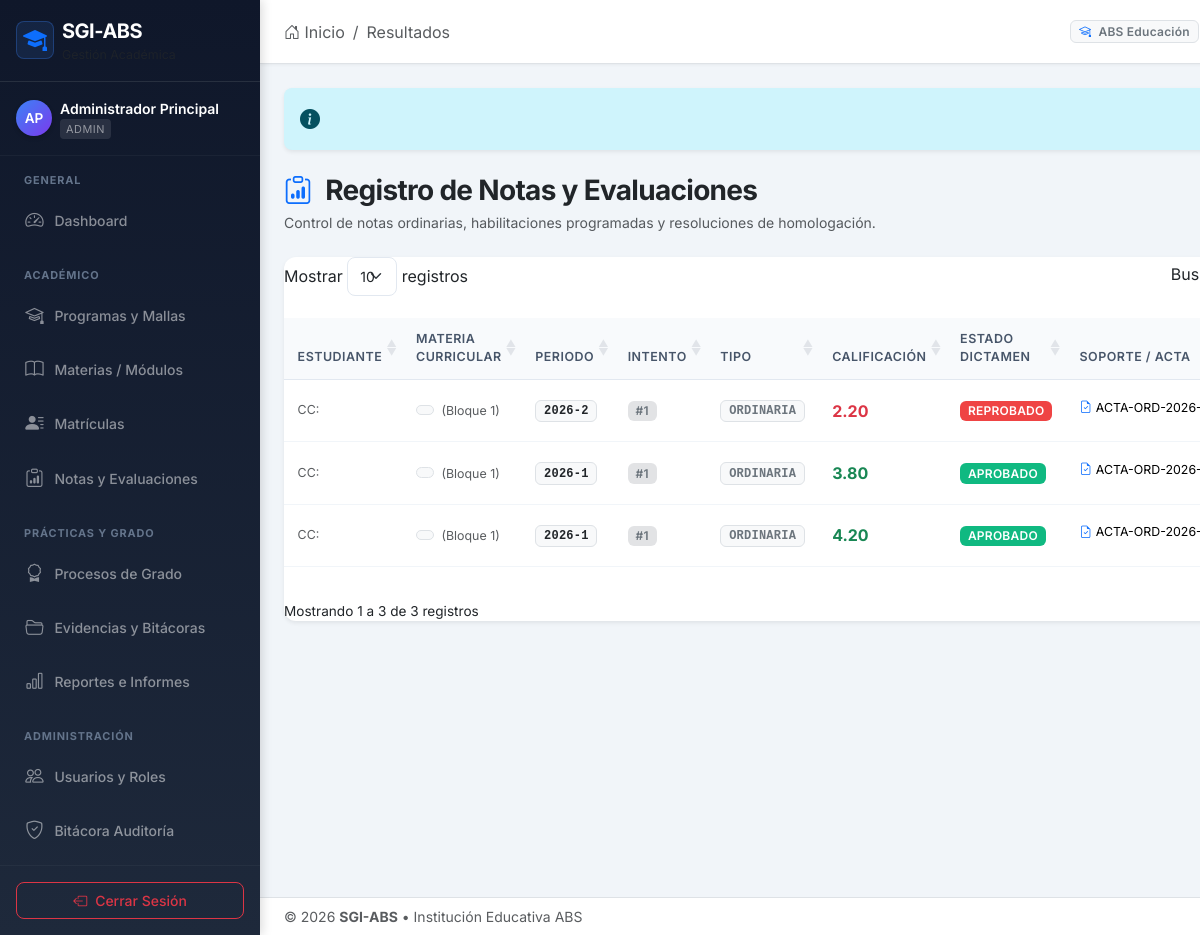
Page /index.php?module=resultados&action=index (signed in) on the committed database.
### tables this page shows
CREATE TABLE `resultados` (
  `id_resultado` INT UNSIGNED NOT NULL AUTO_INCREMENT,
  `id_matricula` INT UNSIGNED NOT NULL,
  `id_materia` INT UNSIGNED NOT NULL,
  `registrado_por` INT UNSIGNED NOT NULL,
  `periodo` VARCHAR(10) NOT NULL,
  `numero_intento` TINYINT UNSIGNED NOT NULL DEFAULT 1,
  `tipo_evaluacion` ENUM('ORDINARIA','HABILITACION','HOMOLOGACION') NOT NULL DEFAULT 'ORDINARIA',
  `calificacion` DECIMAL(4,2) NULL,
  `estado_resultado` ENUM('EN_CURSO','APROBADO','REPROBADO','HABILITACION_PROGRAMADA','APROBADO_HABILITACION','REPROBADO_HABILITACION','HOMOLOGADO') NOT NULL DEFAULT 'EN_CURSO',
  `soporte_documental` VARCHAR(255) NULL,
  `vigente` TINYINT(1) NULL DEFAULT 1,
  `motivo_anulacion` VARCHAR(255) NULL,
  `registrado_en` DATETIME NOT NULL DEFAULT CURRENT_TIMESTAMP,
  `version_fila` INT UNSIGNED NOT NULL DEFAULT 1,
  PRIMARY KEY (`id_resultado`),
  KEY `idx_resultados_matricula` (`id_matricula`),
  KEY `idx_resultados_materia` (`id_materia`),
  KEY `idx_resultados_registrado_por` (`registrado_por`),
  KEY `idx_resultados_estado` (`estado_resultado`),
  KEY `idx_resultados_vigente` (`vigente`),
  CONSTRAINT `fk_resultados_matricula` FOREIGN KEY (`id_matricula`) REFERENCES `matriculas` (`id_matricula`) ON UPDATE CASCADE ON DELETE RESTRICT,
  CONSTRAINT `fk_resultados_materia` FOREIGN KEY (`id_materia`) REFERENCES `materias` (`id_materia`) ON UPDATE CASCADE ON DELETE RESTRICT,
  CONSTRAINT `fk_resultados_registrado_por` FOREIGN KEY (`registrado_por`) REFERENCES `usuarios` (`id_usuario`) ON UPDATE CASCADE ON DELETE RESTRICT
);

### core/Controller.php (called while the page is built, shortened)
<?php
abstract class Controller
{
    protected function render(string $view, array $data = []): void
    {
        $data['currentUser'] = Auth::user();
        $data['flash']       = Session::getFlash();
        $data['csrfToken']   = $this->csrfToken();
        extract($data, EXTR_SKIP);
        $viewPath = BASE_PATH . '/views/' . $view . '.php';
        include $viewPath;
    }
    protected function getQuery(string $key, mixed $default = null): mixed
    {
        return $_GET[$key] ?? $default;
    }
    protected function csrfToken(): string
    {
        return Session::get('csrf_token');
    }
}

### controllers/ResultadoController.php (called while the page is built, shortened)
<?php
class ResultadoController extends Controller
{
    private ResultadoModel  $model;
    private MatriculaModel  $matriculaModel;
    public function __construct()
    {
        $this->model          = new ResultadoModel();
        $this->matriculaModel = new MatriculaModel();
    }
    public function index(): void
    {
        $filtros = [];
        if (Auth::role() === ROL_ESTUDIANTE) {
            $matricula = $this->matriculaModel->findByUsuario((int)Auth::id());
            if ($matricula) {
                $resultados = $this->model->findByMatricula((int)$matricula['id_matricula']);
            } else {
                $resultados = [];
            }
            $matriculas = [];
        } else {
            $idMatricula = (int)$this->getQuery('id_matricula', 0);
            $resultados  = $idMatricula
                ? $this->model->findByMatricula($idMatricula)
                : $this->model->findAll([], 'registrado_en DESC');
            $matriculas = $this->matriculaModel->findAllWithDetails();
            $filtros = ['id_matricula' => $idMatricula];
        }
        $this->render('resultados/index', [
            'title'      => 'Calificaciones',
            'resultados' => $resultados,
            'matriculas' => $matriculas,
            'filtros'    => $filtros,
        ]);
    }
}

### public/index.php (called while the page is built, shortened)
<?php
require_once dirname(__DIR__) . '/config/database.php';
$action = $_GET['action'] ?? 'index';
$action = preg_replace('/[^a-zA-Z0-9_]/', '', (string)$action);
$controller = new $controllerClass();
try {
    $controller->$action();
} catch (Throwable $e) {
    error_log('[SGI-ABS] ' . $e->getMessage() . ' en ' . $e->getFile() . ':' . $e->getLine());
    ob_end_clean();
    http_response_code(500);
    include BASE_PATH . '/views/errors/404.php';
}

### config/database.php (called while the page is built, shortened)
<?php
if (!class_exists('Database', false)) {
    class Database {
        private static ?PDO    $instance = null;
        private static array   $config   = [];
        private static function getDefaultConfig(): array {
            return [
                'host'     => getenv('DB_HOST') ?: 'localhost',
                'port'     => getenv('DB_PORT') ?: '3306',
                'dbname'   => getenv('DB_NAME') ?: (getenv('DB_DATABASE') ?: 'sgi_abs'),
                'username' => getenv('DB_USER') ?: (getenv('DB_USERNAME') ?: 'root'),
                'password' => getenv('DB_PASS') !== false ? getenv('DB_PASS') : (getenv('DB_PASSWORD') !== false ? getenv('DB_PASSWORD') : ''),
                'charset'  => 'utf8mb4',
            ];
        }
        public static function getConfig(): array {
            return array_merge(self::getDefaultConfig(), self::$config);
        }
        public static function getInstance(): PDO {
            if (self::$instance === null) {
                $cfg = self::getConfig();
                $dsn = sprintf(
                    'mysql:host=%s;port=%s;dbname=%s;charset=%s',
                    $cfg['host'],
                    $cfg['port'],
                    $cfg['dbname'],
                    $cfg['charset']
                );
                $options = [
                    PDO::ATTR_ERRMODE            => PDO::ERRMODE_EXCEPTION,
                    PDO::ATTR_DEFAULT_FETCH_MODE => PDO::FETCH_ASSOC,
                    PDO::ATTR_EMULATE_PREPARES   => false,
                    PDO::ATTR_STRINGIFY_FETCHES  => false,
                ];
                try {
                    self::$instance = new PDO(
                        $dsn,
                        $cfg['username'],
                        $cfg['password'],
                        $options
                    );
                } catch (PDOException $e) {
                    error_log('[SGI-ABS][DB] Error crítico de conexión PDO: ' . $e->getMessage());
                    throw new RuntimeException(
                        'No fue posible conectar con el sistema de datos. Contacte al administrador.',
                        500
                    );
                }
            }
            return self::$instance;
        }
    }
}

### models/BaseModel.php (called while the page is built, shortened)
<?php
abstract class BaseModel {
    protected PDO $db;
    protected string $table = '';
    public function __construct() {
        $this->db = Database::getInstance();
    }
    public function findAll(array $where = [], string $orderBy = ''): array {
        try {
            [$whereSql, $params] = $this->buildWhere($where);
            $sql = "SELECT * FROM `{$this->table}`" . $whereSql;
            if (!empty($orderBy)) {
                $sanitizedOrder = preg_replace('/[^a-zA-Z0-9_,\. ]/', '', $orderBy);
                $sql .= " ORDER BY {$sanitizedOrder}";
            }
            $stmt = $this->db->prepare($sql);
            $stmt->execute($params);
            return $stmt->fetchAll();
        } catch (PDOException $e) {
            error_log("Error en {$this->table}::findAll(): " . $e->getMessage());
            return [];
        }
    }
    protected function buildWhere(array $conditions): array {
        if (empty($conditions)) {
            return ['', []];
        }
        $clauses = [];
        $params = [];
        return [' WHERE ' . implode(' AND ', $clauses), $params];
    }
}

### views/resultados/index.php (the view, shortened to what this page needs)
<?php
include BASE_PATH . '/views/layouts/header.php';
$resultados = $resultados ?? [];
$isEstudiante = (($currentUser['rol'] ?? '') === 'ESTUDIANTE');
?>
<div class="d-flex flex-column flex-md-row justify-content-between align-items-md-center mb-4 gap-3">
  <div>
    <h3 class="fw-bold tracking-tight text-dark mb-1">
      <i class="bi bi-clipboard-data text-primary me-2"></i> <?= $isEstudiante ? 'Mis Calificaciones y Notas' : 'Registro de Notas y Evaluaciones' ?>
    </h3>
    <p class="text-muted small mb-0">Control de notas ordinarias, habilitaciones programadas y resoluciones de homologación.</p>
  </div>
</div>
<div class="card shadow-sm border-0">
  <div class="card-body p-0">
    <div class="table-responsive">
      <table class="table table-hover table-sm datatable align-middle mb-0">
        <thead>
          <tr>
            <?php if (!$isEstudiante): ?><th>Estudiante</th><?php endif; ?>
            <th>Materia Curricular</th>
            <th>Periodo</th>
            <th>Intento</th>
            <th>Tipo</th>
            <th>Calificación</th>
            <th>Estado Dictamen</th>
            <th>Soporte / Acta</th>
          </tr>
        </thead>
        <tbody>
          <?php if (!empty($resultados)): ?>
            <?php foreach ($resultados as $r): ?>
              <tr>
                <?php if (!$isEstudiante): ?>
                <td>
                  <div class="smaller text-muted">
                    <?= htmlspecialchars($r['tipo_documento'] ?? 'CC', ENT_QUOTES, 'UTF-8') ?>: <?= htmlspecialchars($r['documento'] ?? '', ENT_QUOTES, 'UTF-8') ?>
                  </div>
                </td>
                <?php endif; ?>
                <td>
                  <span class="badge bg-light text-secondary border font-monospace smaller">
                  </span>
                  <span class="smaller text-muted ms-1">(Bloque <?= (int)($r['periodo_bloque'] ?? 1) ?>)</span>
                </td>
                <td>
                  <span class="badge bg-light text-dark font-monospace border">
                    <?= htmlspecialchars($r['periodo'] ?? '', ENT_QUOTES, 'UTF-8') ?>
                  </span>
                </td>
                <td>
                  <span class="badge bg-secondary-subtle text-secondary">
                    #<?= (int)($r['numero_intento'] ?? 1) ?>
                  </span>
                </td>
                <td>
                  <span class="badge bg-light text-secondary border font-monospace">
                    <?= htmlspecialchars($r['tipo_evaluacion'] ?? 'ORDINARIA', ENT_QUOTES, 'UTF-8') ?>
                  </span>
                </td>
                <td>
                  <?php if ($r['calificacion'] !== null): ?>
                    <span class="fs-6 fw-bold <?= ((float)$r['calificacion'] >= 3.0) ? 'text-success' : 'text-danger' ?>">
                      <?= number_format((float)$r['calificacion'], 2) ?>
                    </span>
                  <?php else: ?>
                    <span class="text-muted smaller">En Curso</span>
                  <?php endif; ?>
                </td>
                <td>
                  <?= render_badge($r['estado_resultado'] ?? 'EN_CURSO') ?>
                </td>
                <td>
                  <?php if (!empty($r['soporte_documental'])): ?>
                    <span class="smaller text-truncate d-inline-block" style="max-width: 140px;" title="<?= htmlspecialchars($r['soporte_documental'], ENT_QUOTES, 'UTF-8') ?>">
                      <i class="bi bi-file-earmark-check text-primary me-1"></i><?= htmlspecialchars($r['soporte_documental'], ENT_QUOTES, 'UTF-8') ?>
                    </span>
                  <?php else: ?>
                    <span class="text-muted smaller">—</span>
                  <?php endif; ?>
                </td>
              </tr>
            <?php endforeach; ?>
          <?php endif; ?>
        </tbody>
      </table>
    </div>
  </div>
</div>
<?php include BASE_PATH . '/views/layouts/footer.php'; ?>

### views/layouts/header.php (shortened to what this page needs)
<?php
if (!function_exists('url')) {
    function url(string $module, string $action = 'index', array $params = []): string {
        $p = array_merge(['module' => $module, 'action' => $action], $params);
        return 'index.php?' . http_build_query($p);
    }
}
if (!function_exists('render_badge')) {
    function render_badge(?string $status): string {
        $s = strtoupper(trim($status));
        $class = match ($s) {
            'ACTIVO', 'APROBADO', 'APROBADA', 'LIMPIO', 'PUBLICADA', 'AVALADO', 'EMITIDO', 'ACTIVA' => 'badge bg-success',
            'EN_CURSO', 'HABILITACION_PROGRAMADA', 'BORRADOR', 'EN_EJECUCION', 'SUSPENDIDA', 'EN_REVISION' => 'badge bg-warning text-dark',
            'REPROBADO', 'REPROBADO_HABILITACION', 'BLOQUEADO', 'INTERRUMPIDO', 'RETIRADA', 'RECHAZADA', 'REVOCADO', 'CON_DEUDA_ACADEMICA' => 'badge bg-danger',
            'INACTIVO', 'CERRADA' => 'badge bg-secondary',
            'PENDIENTE', 'ENTREGADA' => 'badge bg-info text-dark',
            'ELEGIBLE' => 'badge bg-primary',
            'HOMOLOGADO', 'FINALIZADO', 'APROBADO_HABILITACION' => 'badge bg-purple',
            default => 'badge bg-secondary'
        };
        $label = str_replace('_', ' ', $s);
        return '<span class="' . $class . '">' . htmlspecialchars($label, ENT_QUOTES, 'UTF-8') . '</span>';
    }
}
?>
<!DOCTYPE html>
<html lang="es">
<head>
  <link href="https://cdn.jsdelivr.net/npm/bootstrap@5.3.2/dist/css/bootstrap.min.css" rel="stylesheet">
  <link href="https://cdn.jsdelivr.net/npm/bootstrap-icons@1.11.3/font/bootstrap-icons.min.css" rel="stylesheet">
  <link href="https://cdn.datatables.net/1.13.7/css/dataTables.bootstrap5.min.css" rel="stylesheet">
  <link href="assets/css/app.css" rel="stylesheet">
</head>
<body class="<?= isset($currentUser) && $currentUser ? 'has-sidebar' : 'bg-auth' ?>">
<?php if (isset($currentUser) && $currentUser): ?>
<div class="d-flex" id="wrapper">
  <?php include BASE_PATH . '/views/layouts/sidebar.php'; ?>
  <div id="page-content-wrapper" class="flex-grow-1 d-flex flex-column min-vh-100">
    <nav class="navbar navbar-expand-lg bg-white border-bottom px-3 px-md-4 py-2 sticky-top app-header">
      <div class="container-fluid px-0">
        <div class="d-none d-sm-flex align-items-center me-auto">
          <nav aria-label="breadcrumb">
            <ol class="breadcrumb mb-0">
              <li class="breadcrumb-item"><a href="<?= url('dashboard') ?>" class="text-decoration-none text-muted"><i class="bi bi-house-door"></i> Inicio</a></li>
              <?php if ($currentModule !== 'dashboard'): ?>
                <li class="breadcrumb-item text-capitalize"><a href="<?= url($currentModule) ?>" class="text-decoration-none text-muted"><?= htmlspecialchars($currentModule, ENT_QUOTES, 'UTF-8') ?></a></li>
              <?php endif; ?>
            </ol>
          </nav>
        </div>
        <div class="d-flex align-items-center ms-auto gap-3">
          <div class="d-none d-md-flex align-items-center text-muted small me-2">
            <span class="badge bg-light text-secondary border px-2 py-1 me-2">
              <i class="bi bi-mortarboard me-1 text-primary"></i> ABS Educación
            </span>
          </div>
        </div>
      </div>
    </nav>
    <main class="flex-grow-1 py-4">
      <div class="container-fluid px-3 px-md-4">
        <?php if (isset($flash) && $flash): ?>
          <?php
            $alertType = match($flash['type'] ?? 'info') {
                'success' => 'success',
                'error' => 'danger',
                'warning' => 'warning',
                'info' => 'info',
                default => 'secondary'
            };
            $alertIcon = match($flash['type'] ?? 'info') {
                'success' => 'check-circle-fill',
                'error' => 'exclamation-octagon-fill',
                'warning' => 'exclamation-triangle-fill',
                default => 'info-circle-fill'
            };
          ?>
          <div class="alert alert-<?= $alertType ?> alert-dismissible fade show shadow-sm border-0 d-flex align-items-center mb-4" role="alert">
            <i class="bi bi-<?= $alertIcon ?> fs-5 me-2 flex-shrink-0"></i>
          </div>
        <?php endif; ?>
<?php else: ?>
  <div class="container">
<?php endif; ?>

### rows in the picture
resultados: tipo_documento "CC", periodo_bloque "1", periodo "2026-2", numero_intento "1", tipo_evaluacion "ORDINARIA", calificacion "2.20", estado_resultado "REPROBADO", soporte_documental "ACTA-ORD-2026-…"
resultados: tipo_documento "CC", periodo_bloque "1", periodo "2026-1", numero_intento "1", tipo_evaluacion "ORDINARIA", calificacion "3.80", estado_resultado "APROBADO", soporte_documental "ACTA-ORD-2026-…"
resultados: tipo_documento "CC", periodo_bloque "1", periodo "2026-1", numero_intento "1", tipo_evaluacion "ORDINARIA", calificacion "4.20", estado_resultado "APROBADO", soporte_documental "ACTA-ORD-2026-…"

### other values in the picture
$role "ADMIN"
$currentModule "Resultados"
